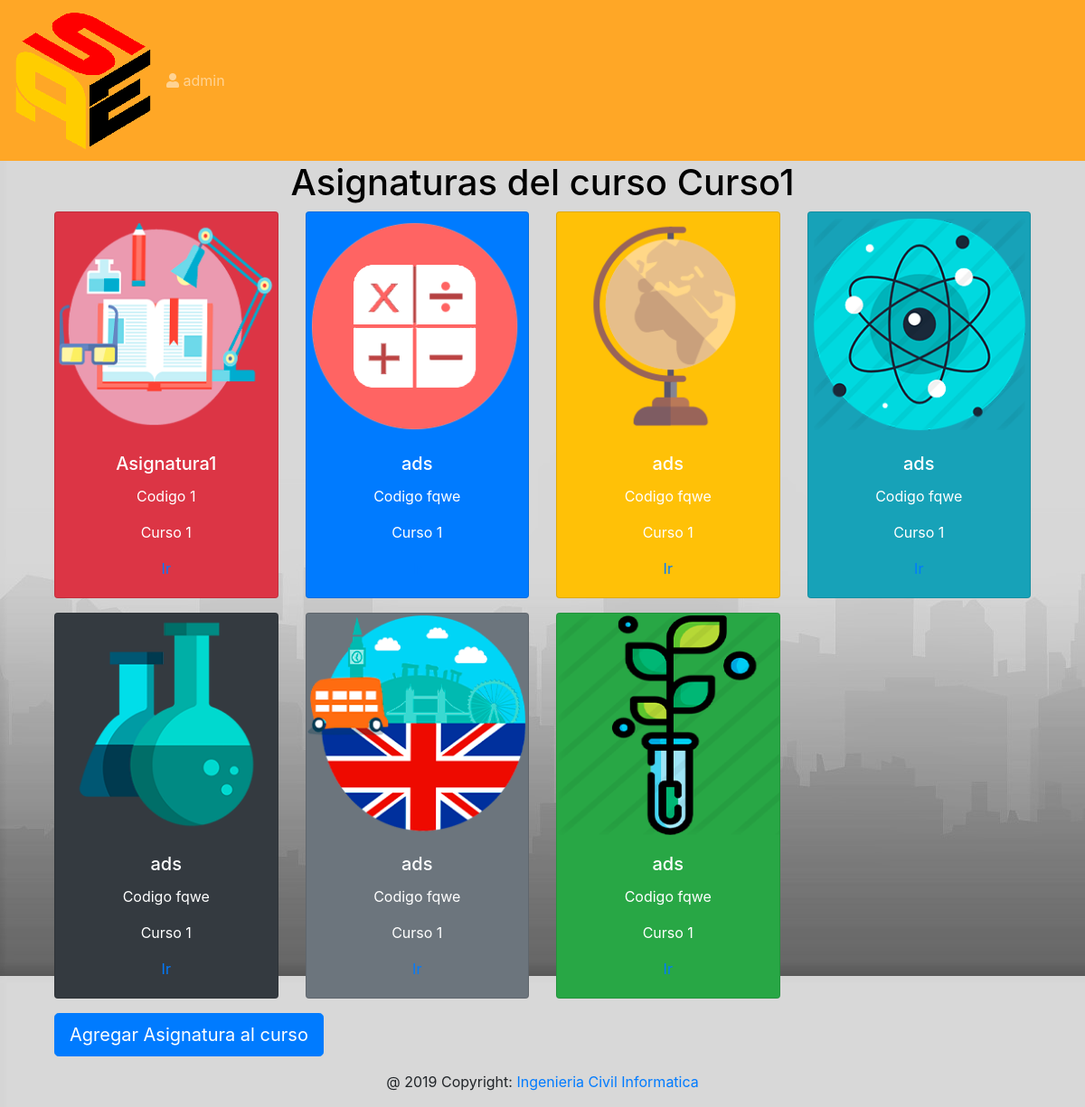
/colegio/1/1/asignaturas/ (signed in), run on the app's committed database.
### Registro/models.py (models this page shows, shortened)
class Curso(models.Model):
	nombrecurso=models.CharField(max_length=20)
	codigo_curso=models.CharField(max_length=4)
	colegio= models.ForeignKey(Colegio,on_delete=models.CASCADE)
	cursos=models.Manager()
	def __str__(self):
		return "{}".format(self.codigo_curso)

class Asignatura(models.Model):
	materias= (
        ('leg', 'Lenguaje'),
        ('mat', 'Matematicas'),
        ('his', 'Historia'),
        ('fis', 'Fisica'),
        ('qui', 'Quimica'),
        ('bio', 'Biologia'),
        ('ing', 'Ingles'),
    )
	nombre_asignatura=models.CharField(max_length=20)
	codigo=models.CharField(max_length=4)
	curso=models.ForeignKey(Curso,on_delete=models.CASCADE)
	profesor=models.ForeignKey(Profesor,on_delete=models.CASCADE)
	unidades=models.PositiveIntegerField(default=0, blank=True, null=True)
	materia=models.CharField(max_length=3,choices=materias, blank=True, null=True)
	asignaturas= models.Manager()

### Registro/views.py (the view)
# urls.py: re_path(r'^colegio/(?P<pk_colegio>\d+)/(?P<pk_curso>\d+)/asignaturas/$', views.HomeAsignaturasCursoView.as_view(), name='asignaturas_del_curso'),
class HomeAsignaturasCursoView(LoginRequiredMixin, TemplateView):
	def get(self,request,**kwargs):
		nombre = kwargs["pk_curso"]
		return render(request,'asignaturas_curso.html',{'asignaturas':Asignatura.asignaturas.all(),'curso':Curso.cursos.get(id=nombre),'tipo':1})

### Registro/templates/asignaturas_curso.html
{% extends 'base.html' %}
{% load staticfiles %}
{% block content %}
<h1><center>Asignaturas del curso {{curso.nombrecurso}}</center></h1>
 <div class="container">
 	<div class="row mt-2">
 {% for asignatura in asignaturas %}
 	{% ifequal asignatura.curso_id curso.id %}
 		{% ifequal asignatura.materia "len" %}
 		<div class="col-sm-3">
 			<div class="card text-center text-white bg-danger mb-3" style="max-width: 18rem;">
 				<img class="card-img-top" src="{% static 'images/LENGUAJE.png' %}" alt="Card image cap">
 				<div class="card-body">
 					<h5 class="card-title">{{asignatura.nombre_asignatura}}</h5>
 					<p class="card-text">Codigo {{asignatura.codigo}}</p>
 					<p class="card-text">Curso {{asignatura.curso}}</p>
 					<a href="/colegio/{{curso.colegio.id}}/{{asignatura.curso_id}}/asignaturas/{{asignatura.id}} " class="card-link">Ir</a>
 				</div>
 			</div>
 		</div>
 		{% endifequal %}
 		{% ifequal asignatura.materia "mat" %}
 		<div class="col-sm-3">
 			<div class="card text-center text-white bg-primary mb-3" style="max-width: 18rem;">
 				<img class="card-img-top" src="{% static 'images/MATEMATICAS.png' %}" alt="Card image cap">
 				<div class="card-body">
 					<h5 class="card-title">{{asignatura.nombre_asignatura}}</h5>
 					<p class="card-text">Codigo {{asignatura.codigo}}</p>
 					<p class="card-text">Curso {{asignatura.curso}}</p>
 					<a href="/colegio/{{curso.colegio.id}}/{{asignatura.curso_id}}/asignaturas/{{asignatura.id}} " class="card-link">Ir</a>
 				</div>
 			</div>
 		</div>
 		{% endifequal %}
 		{% ifequal asignatura.materia "his" %}
 		<div class="col-sm-3">
 			<div class="card  text-center text-white bg-warning mb-3" style="max-width: 18rem;">
 				<img class="card-img-top" src="{% static 'images/HISTORIA.png' %}" alt="Card image cap">
 				<div class="card-body">
 					<h5 class="card-title">{{asignatura.nombre_asignatura}}</h5>
 					<p class="card-text">Codigo {{asignatura.codigo}}</p>
 					<p class="card-text">Curso {{asignatura.curso}}</p>
 					<a href="/colegio/{{curso.colegio.id}}/{{asignatura.curso_id}}/asignaturas/{{asignatura.id}} " class="card-link">Ir</a>
 				</div>
 			</div>
 		</div>
 		{% endifequal %}
 		{% ifequal asignatura.materia "fis" %}
 		<div class="col-sm-3">
 			<div class="card text-center text-white bg-info mb-3" style="max-width: 18rem;">
 				<img class="card-img-top" src="{% static 'images/FISICA.png' %}" alt="Card image cap">
 				<div class="card-body">
 					<h5 class="card-title">{{asignatura.nombre_asignatura}}</h5>
 					<p class="card-text">Codigo {{asignatura.codigo}}</p>
 					<p class="card-text">Curso {{asignatura.curso}}</p>
 					<a href="/colegio/{{curso.colegio.id}}/{{asignatura.curso_id}}/asignaturas/{{asignatura.id}} " class="card-link">Ir</a>
 				</div>
 			</div>
 		</div>
 		{% endifequal %}
 		{% ifequal asignatura.materia "qui" %}
 		<div class="col-sm-3">
 			<div class="card text-center text-white bg-dark mb-3" style="max-width: 18rem;">
 				<img class="card-img-top" src="{% static 'images/QUIMICA.png' %}" alt="Card image cap">
 				<div class="card-body">
 					<h5 class="card-title">{{asignatura.nombre_asignatura}}</h5>
 					<p class="card-text">Codigo {{asignatura.codigo}}</p>
 					<p class="card-text">Curso {{asignatura.curso}}</p>
 					<a href="/colegio/{{curso.colegio.id}}/{{asignatura.curso_id}}/asignaturas/{{asignatura.id}} " class="card-link">Ir</a>
 				</div>
 			</div>
 		</div>
 		{% endifequal %}
 		{% ifequal asignatura.materia "bio" %}
 		<div class="col-sm-3">
 			<div class="card text-center text-white bg-success mb-3" style="max-width: 18rem;">
 				<img class="card-img-top" src="{% static 'images/BIOLOGIA.png' %}" alt="Card image cap">
 				<div class="card-body">
 					<h5 class="card-title">{{asignatura.nombre_asignatura}}</h5>
 					<p class="card-text">Codigo {{asignatura.codigo}}</p>
 					<p class="card-text">Curso {{asignatura.curso}}</p>
 					<a href="/colegio/{{curso.colegio.id}}/{{asignatura.curso_id}}/asignaturas/{{asignatura.id}} " class="card-link">Ir</a>
 				</div>
 			</div>
 		</div>
 		{% endifequal %}
 		{% ifequal asignatura.materia "ing" %}
 		<div class="col-sm-3">
 			<div class="card text-center text-white bg-secondary mb-3" style="max-width: 18rem;">
 				<img class="card-img-top" src="{% static 'images/INGLES.png' %}" alt="Card image cap">
 				<div class="card-body">
 					<h5 class="card-title">{{asignatura.nombre_asignatura}}</h5>
 					<p class="card-text">Codigo {{asignatura.codigo}}</p>
 					<p class="card-text">Curso {{asignatura.curso}}</p>
 					<a href="/colegio/{{curso.colegio.id}}/{{asignatura.curso_id}}/asignaturas/{{asignatura.id}} " class="card-link">Ir</a>
 				</div>
 			</div>
 		</div>
 		{% endifequal %}
 	{% endifequal %}
 {% endfor %}
 {% ifnotequal user.first_name 2%}
 	</div>
 	<a class="btn btn-primary btn-lg" href="/colegio/{{curso.colegio.id}}/{{curso.id}}/asignaturas/create/" role="button">Agregar Asignatura al curso</a>
 </div>
 {% endifnotequal %}
{% endblock %}

### Registro/templates/base.html (shortened to what this page needs)
{% load static %}
<!DOCTYPE html>
<html lang="en">
	<head>
		<link rel="stylesheet" href="https://use.fontawesome.com/releases/v5.7.0/css/all.css">
		<link rel="stylesheet" href="https://stackpath.bootstrapcdn.com/bootstrap/4.3.1/css/bootstrap.min.css">
		<link href="{% static "css/Registro.css" %}" rel="stylesheet">
	</head>
	<body background="{% static "images/fondo2.jpg" %}" background-repeat: no-repeat;>
</body>
	<body>
		{% include "navbar.html" %}
		<div class="container">
			{% block content %}
			{% endblock %}
		</div>
		{% include "footer.html" %}
	</body>
</html>

### Registro/templates/navbar.html (shortened to what this page needs)
{% load staticfiles %}
<nav class="navbar navbar-expand-lg navbar-dark" style="background-color: #ffa726;">
	<a class="navbar-brand" href="{% url 'index' %}"><img id="brand-image"  src="{% static 'images/Logo152.png' %}" /></a>
	<div class="collapse navbar-collapse" id="navbarNav">
		<ul class="navbar-nav mr-auto">
		{% if user.is_authenticated %}
<span class="navbar-text">
	<i alt="Website Logo" class="fas fa-user"></i> {{ user.username }}
</span>
{% endif %}
</div>
</nav>

### Registro/templates/footer.html
<footer class="page-footer font-small blue">
	<div class="footer-copyright text-center py-3">@ 2019 Copyright:
		<a href="#">Ingenieria Civil Informatica</a>
	</div>
</footer>

### Registro/static/css/Registro.css (style rules this page uses)
h1 { color: #000000 }

### data on the page
Curso: nombrecurso "Curso1"
Asignatura: nombre_asignatura "Asignatura1", codigo "1", curso "1"
Asignatura: nombre_asignatura "ads", codigo "fqwe", curso "1"
Asignatura: nombre_asignatura "ads", codigo "fqwe", curso "1"
Asignatura: nombre_asignatura "ads", codigo "fqwe", curso "1"
Asignatura: nombre_asignatura "ads", codigo "fqwe", curso "1"
Asignatura: nombre_asignatura "ads", codigo "fqwe", curso "1"
Asignatura: nombre_asignatura "ads", codigo "fqwe", curso "1"

### other printed values
{{ user.username }} "admin"
